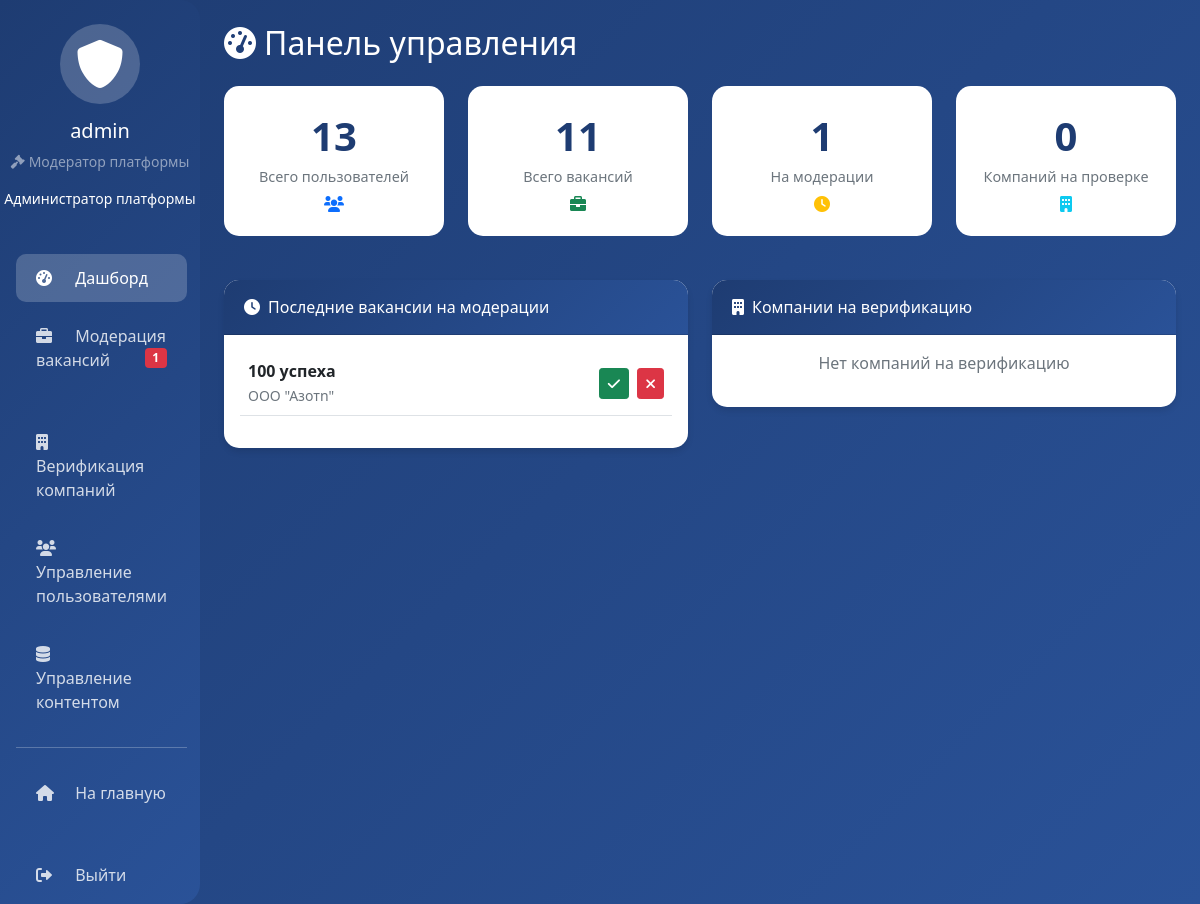
The page /curator/dashboard (signed in) on the database its author committed.
### main.py (models this page shows)
class User(Base):
    __tablename__ = "users"
    id = Column(Integer, primary_key=True, index=True)
    email = Column(String, unique=True, index=True, nullable=False)
    username = Column(String, unique=True, index=True, nullable=False)
    password_hash = Column(String, nullable=False)
    role = Column(String, default="seeker")
    is_active = Column(Boolean, default=True)
    created_at = Column(DateTime, default=datetime.utcnow)
    verification_token = Column(String, nullable=True)
    seeker_profile = relationship("SeekerProfile", back_populates="user", uselist=False)
    employer_profile = relationship("EmployerProfile", back_populates="user", uselist=False)
    curator_profile = relationship("CuratorProfile", back_populates="user", uselist=False)

class CuratorProfile(Base):
    __tablename__ = "curator_profiles"
    id = Column(Integer, primary_key=True, index=True)
    user_id = Column(Integer, ForeignKey("users.id"), unique=True)
    university = Column(String, nullable=True)
    position = Column(String, nullable=True)
    user = relationship("User", back_populates="curator_profile")
    moderated_opportunities = relationship("ModerationLog", foreign_keys="ModerationLog.curator_id")

class Opportunity(Base):
    __tablename__ = "opportunities"
    id = Column(Integer, primary_key=True, index=True)
    employer_id = Column(Integer, ForeignKey("employer_profiles.id"))
    title = Column(String, nullable=False)
    description = Column(Text, nullable=False)
    type = Column(Enum(OpportunityType), nullable=False)
    work_format = Column(Enum(WorkFormat), nullable=False)
    employment_type = Column(Enum(EmploymentType), nullable=True)
    location = Column(String, nullable=False)
    latitude = Column(Float, nullable=True)
    longitude = Column(Float, nullable=True)
    salary_min = Column(Integer, nullable=True)
    salary_max = Column(Integer, nullable=True)
    requirements = Column(Text, nullable=True)
    tags = Column(Text, nullable=True)
    contacts = Column(Text, nullable=True)
    published_at = Column(DateTime, default=datetime.utcnow)
    expires_at = Column(Date, nullable=True)
    event_date = Column(Date, nullable=True)
    is_active = Column(Boolean, default=True)
    is_moderated = Column(Boolean, default=False)
    views = Column(Integer, default=0)
    employer = relationship("EmployerProfile", back_populates="opportunities")
    responses = relationship("ApplicationResponse", back_populates="opportunity")
    favorites = relationship("Favorite", back_populates="opportunity")
    moderation_logs = relationship("ModerationLog", foreign_keys="ModerationLog.opportunity_id")
    is_online = Column(Boolean, default=False)  # True - онлайн, False - офлайн

class EmployerProfile(Base):
    __tablename__ = "employer_profiles"
    id = Column(Integer, primary_key=True, index=True)
    user_id = Column(Integer, ForeignKey("users.id"), unique=True)
    company_name = Column(String, nullable=False, default="")
    description = Column(Text, nullable=True)
    industry = Column(String, nullable=True)
    website = Column(String, nullable=True)
    social_links = Column(Text, nullable=True)
    inn = Column(String, nullable=True)
    verification_status = Column(Enum(VerificationStatus), default=VerificationStatus.PENDING)
    verification_docs = Column(Text, nullable=True)
    verified_at = Column(DateTime, nullable=True)
    logo = Column(String, nullable=True)
    address = Column(String, nullable=True)
    city = Column(String, nullable=True)
    user = relationship("User", back_populates="employer_profile")
    opportunities = relationship("Opportunity", back_populates="employer")

### main.py (the view)
@app.get("/curator/dashboard", response_class=HTMLResponse)
async def curator_dashboard(request: Request, db: Session = Depends(get_db)):
    try:
        current_user = get_current_user(request, db)
        if not current_user:
            return RedirectResponse(url="/login", status_code=302)
        role_str = current_user.role
        if role_str not in ['curator', 'admin']:
            raise HTTPException(status_code=403, detail="Доступ запрещен. Только для модераторов и администраторов.")
        profile = current_user.curator_profile
        if not profile:
            profile = CuratorProfile(
                user_id=current_user.id,
                university="Администратор платформы",
                position="Главный администратор"
            )
            db.add(profile)
            db.commit()
            db.refresh(profile)
        pending_vacancies = db.query(Opportunity).filter(
            Opportunity.is_moderated == False,
            Opportunity.is_active == True
        ).all()
        pending_employers = db.query(EmployerProfile).filter(
            EmployerProfile.verification_status == VerificationStatus.PENDING
        ).all()
        all_users = db.query(User).all()
        return templates.TemplateResponse("curator_dashboard.html", {
            "request": request,
            "user": current_user,
            "profile": profile,
            "pending_vacancies": pending_vacancies,
            "pending_vacancies_count": len(pending_vacancies),
            "pending_employers": pending_employers,
            "pending_employers_count": len(pending_employers),
            "all_users": all_users,
            "total_users": db.query(User).count(),
            "total_vacancies": db.query(Opportunity).count()
        })
    except HTTPException:
        raise
    except Exception as e:
        print(f"❌ Ошибка панели модератора: {e}")
        import traceback
        traceback.print_exc()
        raise HTTPException(status_code=500, detail=str(e))

### templates/curator_dashboard.html (shortened to what this page needs)
<!DOCTYPE html>
<html lang="ru">
<head>
    <link href="https://cdn.jsdelivr.net/npm/bootstrap@5.1.3/dist/css/bootstrap.min.css" rel="stylesheet">
    <link rel="stylesheet" href="https://cdnjs.cloudflare.com/ajax/libs/font-awesome/6.0.0/css/all.min.css">
</head>
<body>
    <div class="container-fluid">
        <div class="row">
            <div class="col-md-3 col-lg-2 px-0 sidebar">
                <div class="text-center py-4">
                    <div class="avatar">
                        <i class="fas fa-shield-alt"></i>
                    </div>
                    <h5>{{ user.username }}</h5>
                    <p class="small text-white-50">
                        <i class="fas fa-gavel me-1"></i>Модератор платформы
                    </p>
                    <p class="small">{{ profile.university or 'Администратор' }}</p>
                </div>
                <nav class="nav flex-column px-3">
                    <a class="nav-link active" href="#" onclick="showSection('dashboard')">
                        <i class="fas fa-tachometer-alt"></i> Дашборд
                    </a>
                    <a class="nav-link" href="#" onclick="showSection('vacancies')">
                        <i class="fas fa-briefcase"></i> Модерация вакансий
                        {% if pending_vacancies_count > 0 %}
                        <span class="badge bg-danger float-end">{{ pending_vacancies_count }}</span>
                        {% endif %}
                    </a>
                    <a class="nav-link" href="#" onclick="showSection('employers')">
                        <i class="fas fa-building"></i> Верификация компаний
                    </a>
                    <a class="nav-link" href="#" onclick="showSection('users')">
                        <i class="fas fa-users"></i> Управление пользователями
                    </a>
					<a class="nav-link" href="#" onclick="showSection('content')">
					     <i class="fas fa-database"></i> Управление контентом
					</a>
                    <hr class="bg-light my-3">
                    <a class="nav-link" href="/">
                        <i class="fas fa-home"></i> На главную
                    </a>
                    <a class="nav-link" href="/logout">
                        <i class="fas fa-sign-out-alt"></i> Выйти
                    </a>
                </nav>
            </div>
            <div class="col-md-9 col-lg-10 p-4">
                <div id="dashboardSection" class="fade-in">
                    <h2 class="text-white mb-4">
                        <i class="fas fa-tachometer-alt me-2"></i>Панель управления
                    </h2>
                    <div class="row">
                        <div class="col-md-3">
                            <div class="stat-card">
                                <div class="stat-number">{{ total_users }}</div>
                                <div class="stat-label">Всего пользователей</div>
                                <i class="fas fa-users mt-2 text-primary"></i>
                            </div>
                        </div>
                        <div class="col-md-3">
                            <div class="stat-card">
                                <div class="stat-number">{{ total_vacancies }}</div>
                                <div class="stat-label">Всего вакансий</div>
                                <i class="fas fa-briefcase mt-2 text-success"></i>
                            </div>
                        </div>
                        <div class="col-md-3">
                            <div class="stat-card">
                                <div class="stat-number">{{ pending_vacancies_count }}</div>
                                <div class="stat-label">На модерации</div>
                                <i class="fas fa-clock mt-2 text-warning"></i>
                            </div>
                        </div>
                        <div class="col-md-3">
                            <div class="stat-card">
                                <div class="stat-number">{{ pending_employers_count }}</div>
                                <div class="stat-label">Компаний на проверке</div>
                                <i class="fas fa-building mt-2 text-info"></i>
                            </div>
                        </div>
                    </div>
                    <div class="row mt-4">
                        <div class="col-md-6">
                            <div class="card">
                                <div class="card-header">
                                    <i class="fas fa-clock me-2"></i>Последние вакансии на модерации
                                </div>
                                <div class="card-body">
                                    {% if pending_vacancies %}
                                        {% for vac in pending_vacancies[:5] %}
                                        <div class="d-flex justify-content-between align-items-center mb-3 p-2 border-bottom">
                                            <div>
                                                <strong>{{ vac.title }}</strong><br>
                                                <small class="text-muted">{{ vac.employer.company_name }}</small>
                                            </div>
                                            <div>
                                                <button class="btn btn-sm btn-success me-1" onclick="moderateVacancy({{ vac.id }}, 'approve')">
                                                    <i class="fas fa-check"></i>
                                                </button>
                                                <button class="btn btn-sm btn-danger" onclick="moderateVacancy({{ vac.id }}, 'reject')">
                                                    <i class="fas fa-times"></i>
                                                </button>
                                            </div>
                                        </div>
                                        {% endfor %}
                                    {% else %}
                                        <p class="text-muted text-center">Нет вакансий на модерации</p>
                                    {% endif %}
                                </div>
                            </div>
                        </div>
                        <div class="col-md-6">
                            <div class="card">
                                <div class="card-header">
                                    <i class="fas fa-building me-2"></i>Компании на верификацию
                                </div>
                                <div class="card-body">
                                    {% if pending_employers %}
                                        {% for emp in pending_employers[:5] %}
                                        <div class="d-flex justify-content-between align-items-center mb-3 p-2 border-bottom">
                                            <div>
                                                <strong>{{ emp.company_name }}</strong><br>
                                                <small class="text-muted">ИНН: {{ emp.inn or 'не указан' }}</small>
                                            </div>
                                            <div>
                                                <button class="btn btn-sm btn-success me-1" onclick="verifyEmployer({{ emp.id }}, 'verify')">
                                                    <i class="fas fa-check"></i> Верифицировать
                                                </button>
                                                <button class="btn btn-sm btn-danger" onclick="verifyEmployer({{ emp.id }}, 'reject')">
                                                    <i class="fas fa-times"></i> Отклонить
                                                </button>
                                            </div>
                                        </div>
                                        {% endfor %}
                                    {% else %}
                                        <p class="text-muted text-center">Нет компаний на верификацию</p>
                                    {% endif %}
                                </div>
                            </div>
                        </div>
                    </div>
                </div>
            </div>
        </div>
    </div>
</body>
</html>

### templates/curator_dashboard.html (style rules this page uses)
body { background: linear-gradient(135deg, #1e3c72 0%, #2a5298 100%); min-height: 100vh; }
.sidebar { background: linear-gradient(135deg, #1e3c72 0%, #2a5298 100%); min-height: 100vh; color: white; border-radius: 0 20px 20px 0; }
.sidebar .nav-link { color: rgba(255,255,255,0.8); padding: 12px 20px; margin: 5px 0; border-radius: 10px; transition: all 0.3s; }
.sidebar .nav-link.active { background: rgba(255,255,255,0.2); color: white; }
.sidebar .nav-link i { width: 25px; margin-right: 10px; }
.avatar { width: 80px; height: 80px; background: rgba(255,255,255,0.2); border-radius: 50%; display: flex; align-items: center; justify-content: center; margin: 0 auto 15px; }
.avatar i { font-size: 3rem; }
.card { border-radius: 15px; border: none; box-shadow: 0 4px 6px rgba(0,0,0,0.1); transition: transform 0.2s; margin-bottom: 20px; }
.card-header { background: linear-gradient(135deg, #1e3c72 0%, #2a5298 100%); color: white; border-radius: 15px 15px 0 0 !important; padding: 15px 20px; }
.stat-card { background: white; border-radius: 15px; padding: 20px; text-align: center; margin-bottom: 20px; }
.stat-number { font-size: 2.5rem; font-weight: bold; color: #1e3c72; }
.stat-label { color: #6c757d; font-size: 0.9rem; }
.fade-in { animation: fadeIn 0.5s ease-out; }

### rows shown on the page
User: username "admin"
CuratorProfile: university "Администратор платформы"
Opportunity: title "100 успеха", employer.company_name "ООО \"Азотn\""

### other values the page prints
{{ pending_vacancies_count }} "1"
{{ total_users }} "13"
{{ total_vacancies }} "11"
{{ pending_employers_count }} "0"
